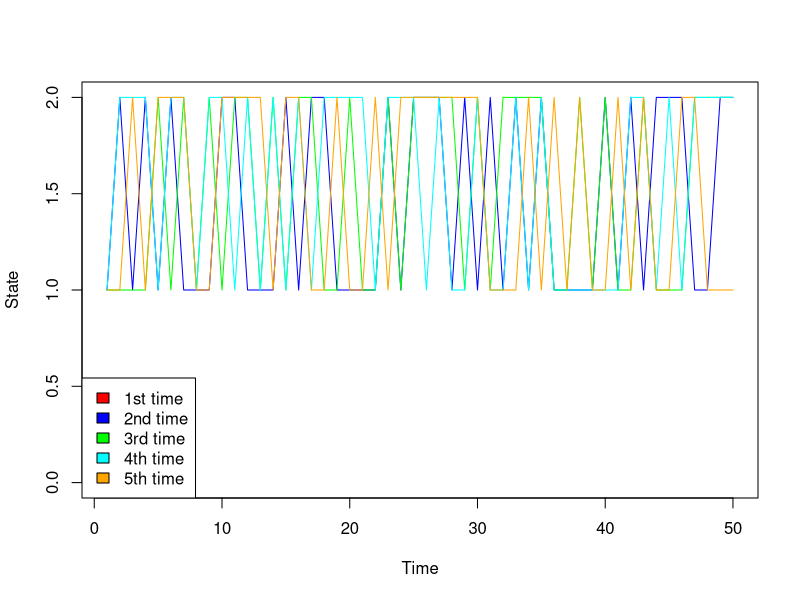

Recreate this plot in R.
rm(list=ls()) 
set.seed(1234)
# discrete markov chain simulator 
simulator <- function(number_of_steps,P,num_of_states,starting_state){
  M <- matrix(0,number_of_steps,1)
  steps_arr <- as.vector(M)
  steps_arr[1] <- starting_state
  for(i in 2:number_of_steps){
    state <- P[steps_arr[i-1],]
    d <- rmultinom(num_of_states,1,state)
    count = 1
    for(j in  d){
      if(j == 1){
        break
      }
      count <- count + 1
    }
    steps_arr[i] <- count
  }
  return (steps_arr)
}

# (a)

times = 5
steps = 50
Distribution = matrix(0,nrow = steps,ncol = times)

P1 <- c(0.3, 0.7)
P2 <- c(0.5, 0.5)
P <- matrix(c(P1,P2),ncol=2,nrow=2)

for (i in 1:times){
  Distribution[,i] = simulator(steps,P,2,1)
}
plot(c(1:50),lty = c(0:10),Distribution[,1],ylim = c(0,2), type = "l", col = "red",xlab = "Time",ylab = "State")
lines(c(1:50), Distribution[,2],col = "blue")
lines(c(1:50), Distribution[,3],col = "green")
lines(c(1:50), Distribution[,4],col = "cyan")
lines(c(1:50), Distribution[,5],col = "orange")
legend(x = "bottomleft",1, 2, legend=c("1st time", "2nd time","3rd time","4th time","5th time"), fill = c("red","blue","green","cyan","orange"))

# (b)
P10 <- NULL
P20 <- NULL
P50 <- NULL
P_matrix = matrix(c(c(1,0),c(0,1)),ncol = 2,nrow = 2)
for (i in 1:50){
  P_matrix = P_matrix %*% P
  if(i == 10){
    P10 <- P_matrix
  }
  if(i == 20){
    P20 <- P_matrix
  }
  if(i == 50){
    P50 <- P_matrix
  }
}
print("Matrix P10 will be : ")
print(P10)

print("Matrix P20 will be : ")
print(P20)

print("Matrix P50 will be : ")
print(P50)

